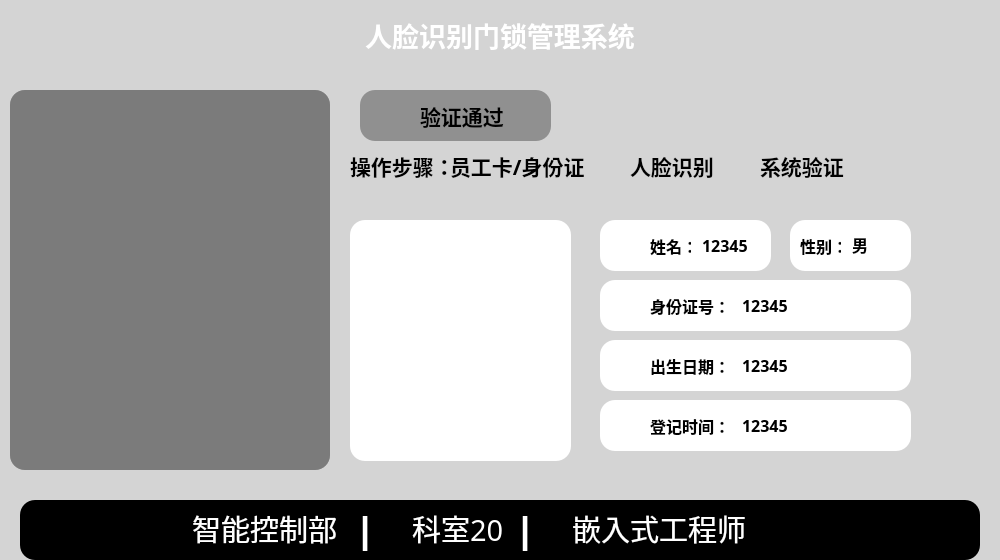
<?xml version="1.0" encoding="UTF-8"?>
<ui version="4.0">
 <class>MainWindow</class>
 <widget class="QMainWindow" name="MainWindow">
  <property name="geometry">
   <rect>
    <x>0</x>
    <y>0</y>
    <width>1000</width>
    <height>560</height>
   </rect>
  </property>
  <property name="windowTitle">
   <string>MainWindow</string>
  </property>
  <property name="styleSheet">
   <string notr="true">background-color: rgb(212, 212, 212);</string>
  </property>
  <widget class="QWidget" name="centralwidget">
   <widget class="QLabel" name="Title_Lb">
    <property name="geometry">
     <rect>
      <x>0</x>
      <y>0</y>
      <width>1000</width>
      <height>70</height>
     </rect>
    </property>
    <property name="font">
     <font>
      <family>微软雅黑</family>
      <pointsize>20</pointsize>
      <weight>75</weight>
      <bold>true</bold>
     </font>
    </property>
    <property name="layoutDirection">
     <enum>Qt::LeftToRight</enum>
    </property>
    <property name="styleSheet">
     <string notr="true">background-color: rgb(212, 212, 212);
border-image: url(:/UI_Pic/titelbac.png);
color: rgb(255, 255, 255);</string>
    </property>
    <property name="text">
     <string>人脸识别门锁管理系统</string>
    </property>
    <property name="alignment">
     <set>Qt::AlignCenter</set>
    </property>
   </widget>
   <widget class="QWidget" name="widget" native="true">
    <property name="geometry">
     <rect>
      <x>10</x>
      <y>90</y>
      <width>320</width>
      <height>380</height>
     </rect>
    </property>
    <property name="styleSheet">
     <string notr="true">border-radius:15px;
background-color: rgba(115, 115, 115, 0.7);
</string>
    </property>
    <widget class="QLabel" name="Face_Lb">
     <property name="geometry">
      <rect>
       <x>0</x>
       <y>0</y>
       <width>320</width>
       <height>380</height>
      </rect>
     </property>
     <property name="styleSheet">
      <string notr="true">border-radius:15px;</string>
     </property>
     <property name="text">
      <string/>
     </property>
    </widget>
    <widget class="QLabel" name="FaceDect_Lb">
     <property name="geometry">
      <rect>
       <x>30</x>
       <y>0</y>
       <width>260</width>
       <height>260</height>
      </rect>
     </property>
     <property name="styleSheet">
      <string notr="true">border-image: url(:/UI_Pic/FacePic.png);
background-color: rgba(115, 115, 115,0);</string>
     </property>
     <property name="text">
      <string/>
     </property>
    </widget>
   </widget>
   <widget class="QWidget" name="Company_WD" native="true">
    <property name="geometry">
     <rect>
      <x>20</x>
      <y>500</y>
      <width>960</width>
      <height>60</height>
     </rect>
    </property>
    <property name="styleSheet">
     <string notr="true">background-color: rgb(0, 0, 0);
border-radius:15px;</string>
    </property>
    <widget class="QLineEdit" name="Department_LE">
     <property name="geometry">
      <rect>
       <x>170</x>
       <y>10</y>
       <width>151</width>
       <height>41</height>
      </rect>
     </property>
     <property name="font">
      <font>
       <family>微软雅黑</family>
       <pointsize>22</pointsize>
      </font>
     </property>
     <property name="styleSheet">
      <string notr="true">color: rgb(255, 255, 255);</string>
     </property>
     <property name="text">
      <string>智能控制部</string>
     </property>
    </widget>
    <widget class="QLabel" name="label">
     <property name="geometry">
      <rect>
       <x>340</x>
       <y>10</y>
       <width>16</width>
       <height>41</height>
      </rect>
     </property>
     <property name="font">
      <font>
       <pointsize>27</pointsize>
       <weight>75</weight>
       <bold>true</bold>
      </font>
     </property>
     <property name="styleSheet">
      <string notr="true">color: rgb(255, 255, 255);</string>
     </property>
     <property name="text">
      <string>|</string>
     </property>
    </widget>
    <widget class="QLineEdit" name="Office_LE">
     <property name="geometry">
      <rect>
       <x>390</x>
       <y>10</y>
       <width>121</width>
       <height>41</height>
      </rect>
     </property>
     <property name="font">
      <font>
       <family>微软雅黑</family>
       <pointsize>22</pointsize>
      </font>
     </property>
     <property name="styleSheet">
      <string notr="true">color: rgb(255, 255, 255);</string>
     </property>
     <property name="text">
      <string>科室20</string>
     </property>
    </widget>
    <widget class="QLabel" name="label_2">
     <property name="geometry">
      <rect>
       <x>500</x>
       <y>10</y>
       <width>16</width>
       <height>41</height>
      </rect>
     </property>
     <property name="font">
      <font>
       <pointsize>27</pointsize>
       <weight>75</weight>
       <bold>true</bold>
      </font>
     </property>
     <property name="styleSheet">
      <string notr="true">color: rgb(255, 255, 255);</string>
     </property>
     <property name="text">
      <string>|</string>
     </property>
    </widget>
    <widget class="QLineEdit" name="Position_LE">
     <property name="geometry">
      <rect>
       <x>550</x>
       <y>10</y>
       <width>191</width>
       <height>41</height>
      </rect>
     </property>
     <property name="font">
      <font>
       <family>微软雅黑</family>
       <pointsize>22</pointsize>
      </font>
     </property>
     <property name="styleSheet">
      <string notr="true">color: rgb(255, 255, 255);</string>
     </property>
     <property name="text">
      <string>嵌入式工程师</string>
     </property>
    </widget>
   </widget>
   <widget class="QWidget" name="widget_3" native="true">
    <property name="geometry">
     <rect>
      <x>350</x>
      <y>80</y>
      <width>650</width>
      <height>400</height>
     </rect>
    </property>
    <widget class="QLabel" name="Head_Lb">
     <property name="geometry">
      <rect>
       <x>0</x>
       <y>140</y>
       <width>221</width>
       <height>241</height>
      </rect>
     </property>
     <property name="styleSheet">
      <string notr="true">background-color: rgb(255, 255, 255);
border-radius:15px;</string>
     </property>
     <property name="text">
      <string/>
     </property>
    </widget>
    <widget class="QLabel" name="label_4">
     <property name="geometry">
      <rect>
       <x>0</x>
       <y>100</y>
       <width>651</width>
       <height>20</height>
      </rect>
     </property>
     <property name="styleSheet">
      <string notr="true">border-image: url(:/UI_Pic/CutRule.png);</string>
     </property>
     <property name="text">
      <string/>
     </property>
    </widget>
    <widget class="QLabel" name="label_5">
     <property name="geometry">
      <rect>
       <x>0</x>
       <y>70</y>
       <width>101</width>
       <height>31</height>
      </rect>
     </property>
     <property name="font">
      <font>
       <family>微软雅黑</family>
       <pointsize>16</pointsize>
       <weight>75</weight>
       <bold>true</bold>
      </font>
     </property>
     <property name="text">
      <string>操作步骤：</string>
     </property>
    </widget>
    <widget class="QLabel" name="label_6">
     <property name="geometry">
      <rect>
       <x>100</x>
       <y>70</y>
       <width>141</width>
       <height>31</height>
      </rect>
     </property>
     <property name="font">
      <font>
       <family>微软雅黑</family>
       <pointsize>16</pointsize>
       <weight>75</weight>
       <bold>true</bold>
      </font>
     </property>
     <property name="text">
      <string>员工卡/身份证</string>
     </property>
    </widget>
    <widget class="QLabel" name="label_7">
     <property name="geometry">
      <rect>
       <x>240</x>
       <y>70</y>
       <width>41</width>
       <height>31</height>
      </rect>
     </property>
     <property name="styleSheet">
      <string notr="true">border-image: url(:/UI_Pic/Arrows.png);</string>
     </property>
     <property name="text">
      <string/>
     </property>
    </widget>
    <widget class="QLabel" name="label_8">
     <property name="geometry">
      <rect>
       <x>280</x>
       <y>70</y>
       <width>91</width>
       <height>31</height>
      </rect>
     </property>
     <property name="font">
      <font>
       <family>微软雅黑</family>
       <pointsize>16</pointsize>
       <weight>75</weight>
       <bold>true</bold>
      </font>
     </property>
     <property name="text">
      <string>人脸识别</string>
     </property>
    </widget>
    <widget class="QLabel" name="label_9">
     <property name="geometry">
      <rect>
       <x>370</x>
       <y>70</y>
       <width>41</width>
       <height>31</height>
      </rect>
     </property>
     <property name="styleSheet">
      <string notr="true">border-image: url(:/UI_Pic/Arrows.png);</string>
     </property>
     <property name="text">
      <string/>
     </property>
    </widget>
    <widget class="QLabel" name="label_10">
     <property name="geometry">
      <rect>
       <x>410</x>
       <y>70</y>
       <width>91</width>
       <height>31</height>
      </rect>
     </property>
     <property name="font">
      <font>
       <family>微软雅黑</family>
       <pointsize>16</pointsize>
       <weight>75</weight>
       <bold>true</bold>
      </font>
     </property>
     <property name="text">
      <string>系统验证</string>
     </property>
    </widget>
    <widget class="QWidget" name="Judge_WD" native="true">
     <property name="geometry">
      <rect>
       <x>10</x>
       <y>10</y>
       <width>191</width>
       <height>51</height>
      </rect>
     </property>
     <property name="styleSheet">
      <string notr="true">background-color: rgba(115, 115, 115,0.7);
border-radius:15px;</string>
     </property>
     <widget class="QLabel" name="Right_LB">
      <property name="geometry">
       <rect>
        <x>10</x>
        <y>10</y>
        <width>41</width>
        <height>31</height>
       </rect>
      </property>
      <property name="styleSheet">
       <string notr="true">border-image: url(:/UI_Pic/Yes.png);
background-color: rgba(115, 115, 115,0);</string>
      </property>
      <property name="text">
       <string/>
      </property>
     </widget>
     <widget class="QLabel" name="Judge_LB">
      <property name="geometry">
       <rect>
        <x>60</x>
        <y>0</y>
        <width>111</width>
        <height>51</height>
       </rect>
      </property>
      <property name="font">
       <font>
        <family>微软雅黑</family>
        <pointsize>16</pointsize>
        <weight>75</weight>
        <bold>true</bold>
       </font>
      </property>
      <property name="styleSheet">
       <string notr="true">background-color: rgba(115, 115, 115,0);</string>
      </property>
      <property name="text">
       <string>验证通过</string>
      </property>
     </widget>
    </widget>
    <widget class="QWidget" name="widget_5" native="true">
     <property name="geometry">
      <rect>
       <x>250</x>
       <y>140</y>
       <width>171</width>
       <height>51</height>
      </rect>
     </property>
     <property name="styleSheet">
      <string notr="true">background-color: rgb(255, 255, 255);
border-radius:15px;</string>
     </property>
     <widget class="QLabel" name="label_13">
      <property name="geometry">
       <rect>
        <x>10</x>
        <y>10</y>
        <width>31</width>
        <height>31</height>
       </rect>
      </property>
      <property name="styleSheet">
       <string notr="true">border-image: url(:/UI_Pic/Person.png);
background-color: rgb(255, 255, 255);</string>
      </property>
      <property name="text">
       <string/>
      </property>
     </widget>
     <widget class="QLabel" name="label_14">
      <property name="geometry">
       <rect>
        <x>50</x>
        <y>0</y>
        <width>41</width>
        <height>51</height>
       </rect>
      </property>
      <property name="font">
       <font>
        <family>微软雅黑</family>
        <pointsize>12</pointsize>
        <weight>75</weight>
        <bold>true</bold>
       </font>
      </property>
      <property name="styleSheet">
       <string notr="true">background-color: rgba(115, 115, 115,0);</string>
      </property>
      <property name="text">
       <string>姓名：</string>
      </property>
     </widget>
     <widget class="QLineEdit" name="Name_LE">
      <property name="geometry">
       <rect>
        <x>100</x>
        <y>10</y>
        <width>61</width>
        <height>31</height>
       </rect>
      </property>
      <property name="font">
       <font>
        <family>微软雅黑</family>
        <pointsize>12</pointsize>
        <weight>75</weight>
        <bold>true</bold>
       </font>
      </property>
      <property name="text">
       <string>12345</string>
      </property>
     </widget>
    </widget>
    <widget class="QWidget" name="widget_6" native="true">
     <property name="geometry">
      <rect>
       <x>440</x>
       <y>140</y>
       <width>121</width>
       <height>51</height>
      </rect>
     </property>
     <property name="styleSheet">
      <string notr="true">background-color: rgb(255, 255, 255);
border-radius:15px;</string>
     </property>
     <widget class="QLabel" name="label_16">
      <property name="geometry">
       <rect>
        <x>10</x>
        <y>0</y>
        <width>41</width>
        <height>51</height>
       </rect>
      </property>
      <property name="font">
       <font>
        <family>微软雅黑</family>
        <pointsize>12</pointsize>
        <weight>75</weight>
        <bold>true</bold>
       </font>
      </property>
      <property name="styleSheet">
       <string notr="true">background-color: rgba(115, 115, 115,0);</string>
      </property>
      <property name="text">
       <string>性别：</string>
      </property>
     </widget>
     <widget class="QLineEdit" name="Sex_LE">
      <property name="geometry">
       <rect>
        <x>60</x>
        <y>10</y>
        <width>41</width>
        <height>31</height>
       </rect>
      </property>
      <property name="font">
       <font>
        <family>微软雅黑</family>
        <pointsize>12</pointsize>
        <weight>75</weight>
        <bold>true</bold>
       </font>
      </property>
      <property name="text">
       <string>男</string>
      </property>
     </widget>
    </widget>
    <widget class="QWidget" name="widget_7" native="true">
     <property name="geometry">
      <rect>
       <x>250</x>
       <y>200</y>
       <width>311</width>
       <height>51</height>
      </rect>
     </property>
     <property name="styleSheet">
      <string notr="true">background-color: rgb(255, 255, 255);
border-radius:15px;</string>
     </property>
     <widget class="QLabel" name="label_15">
      <property name="geometry">
       <rect>
        <x>10</x>
        <y>10</y>
        <width>31</width>
        <height>31</height>
       </rect>
      </property>
      <property name="styleSheet">
       <string notr="true">border-image: url(:/UI_Pic/IdentityCard.png);
background-color: rgb(255, 255, 255);</string>
      </property>
      <property name="text">
       <string/>
      </property>
     </widget>
     <widget class="QLabel" name="label_17">
      <property name="geometry">
       <rect>
        <x>50</x>
        <y>0</y>
        <width>81</width>
        <height>51</height>
       </rect>
      </property>
      <property name="font">
       <font>
        <family>微软雅黑</family>
        <pointsize>12</pointsize>
        <weight>75</weight>
        <bold>true</bold>
       </font>
      </property>
      <property name="styleSheet">
       <string notr="true">background-color: rgba(115, 115, 115,0);</string>
      </property>
      <property name="text">
       <string>身份证号：</string>
      </property>
     </widget>
     <widget class="QLineEdit" name="IdCard_LE">
      <property name="geometry">
       <rect>
        <x>140</x>
        <y>10</y>
        <width>161</width>
        <height>31</height>
       </rect>
      </property>
      <property name="font">
       <font>
        <family>微软雅黑</family>
        <pointsize>12</pointsize>
        <weight>75</weight>
        <bold>true</bold>
       </font>
      </property>
      <property name="text">
       <string>12345</string>
      </property>
     </widget>
    </widget>
    <widget class="QWidget" name="widget_8" native="true">
     <property name="geometry">
      <rect>
       <x>250</x>
       <y>260</y>
       <width>311</width>
       <height>51</height>
      </rect>
     </property>
     <property name="styleSheet">
      <string notr="true">background-color: rgb(255, 255, 255);
border-radius:15px;</string>
     </property>
     <widget class="QLabel" name="label_18">
      <property name="geometry">
       <rect>
        <x>10</x>
        <y>10</y>
        <width>31</width>
        <height>31</height>
       </rect>
      </property>
      <property name="styleSheet">
       <string notr="true">border-image: url(:/UI_Pic/Calendar.png);
background-color: rgb(255, 255, 255);</string>
      </property>
      <property name="text">
       <string/>
      </property>
     </widget>
     <widget class="QLabel" name="label_19">
      <property name="geometry">
       <rect>
        <x>50</x>
        <y>0</y>
        <width>81</width>
        <height>51</height>
       </rect>
      </property>
      <property name="font">
       <font>
        <family>微软雅黑</family>
        <pointsize>12</pointsize>
        <weight>75</weight>
        <bold>true</bold>
       </font>
      </property>
      <property name="styleSheet">
       <string notr="true">background-color: rgba(115, 115, 115,0);</string>
      </property>
      <property name="text">
       <string>出生日期：</string>
      </property>
     </widget>
     <widget class="QLineEdit" name="Birthday_LE">
      <property name="geometry">
       <rect>
        <x>140</x>
        <y>10</y>
        <width>161</width>
        <height>31</height>
       </rect>
      </property>
      <property name="font">
       <font>
        <family>微软雅黑</family>
        <pointsize>12</pointsize>
        <weight>75</weight>
        <bold>true</bold>
       </font>
      </property>
      <property name="text">
       <string>12345</string>
      </property>
     </widget>
    </widget>
    <widget class="QWidget" name="widget_9" native="true">
     <property name="geometry">
      <rect>
       <x>250</x>
       <y>320</y>
       <width>311</width>
       <height>51</height>
      </rect>
     </property>
     <property name="styleSheet">
      <string notr="true">background-color: rgb(255, 255, 255);
border-radius:15px;</string>
     </property>
     <widget class="QLabel" name="label_20">
      <property name="geometry">
       <rect>
        <x>10</x>
        <y>10</y>
        <width>31</width>
        <height>31</height>
       </rect>
      </property>
      <property name="styleSheet">
       <string notr="true">border-image: url(:/UI_Pic/Alarm.png);
background-color: rgb(255, 255, 255);</string>
      </property>
      <property name="text">
       <string/>
      </property>
     </widget>
     <widget class="QLabel" name="label_21">
      <property name="geometry">
       <rect>
        <x>50</x>
        <y>0</y>
        <width>81</width>
        <height>51</height>
       </rect>
      </property>
      <property name="font">
       <font>
        <family>微软雅黑</family>
        <pointsize>12</pointsize>
        <weight>75</weight>
        <bold>true</bold>
       </font>
      </property>
      <property name="styleSheet">
       <string notr="true">background-color: rgba(115, 115, 115,0);</string>
      </property>
      <property name="text">
       <string>登记时间：</string>
      </property>
     </widget>
     <widget class="QLineEdit" name="Time_LE">
      <property name="geometry">
       <rect>
        <x>140</x>
        <y>10</y>
        <width>161</width>
        <height>31</height>
       </rect>
      </property>
      <property name="font">
       <font>
        <family>微软雅黑</family>
        <pointsize>12</pointsize>
        <weight>75</weight>
        <bold>true</bold>
       </font>
      </property>
      <property name="text">
       <string>12345</string>
      </property>
     </widget>
    </widget>
   </widget>
  </widget>
 </widget>
 <resources/>
 <connections/>
</ui>
